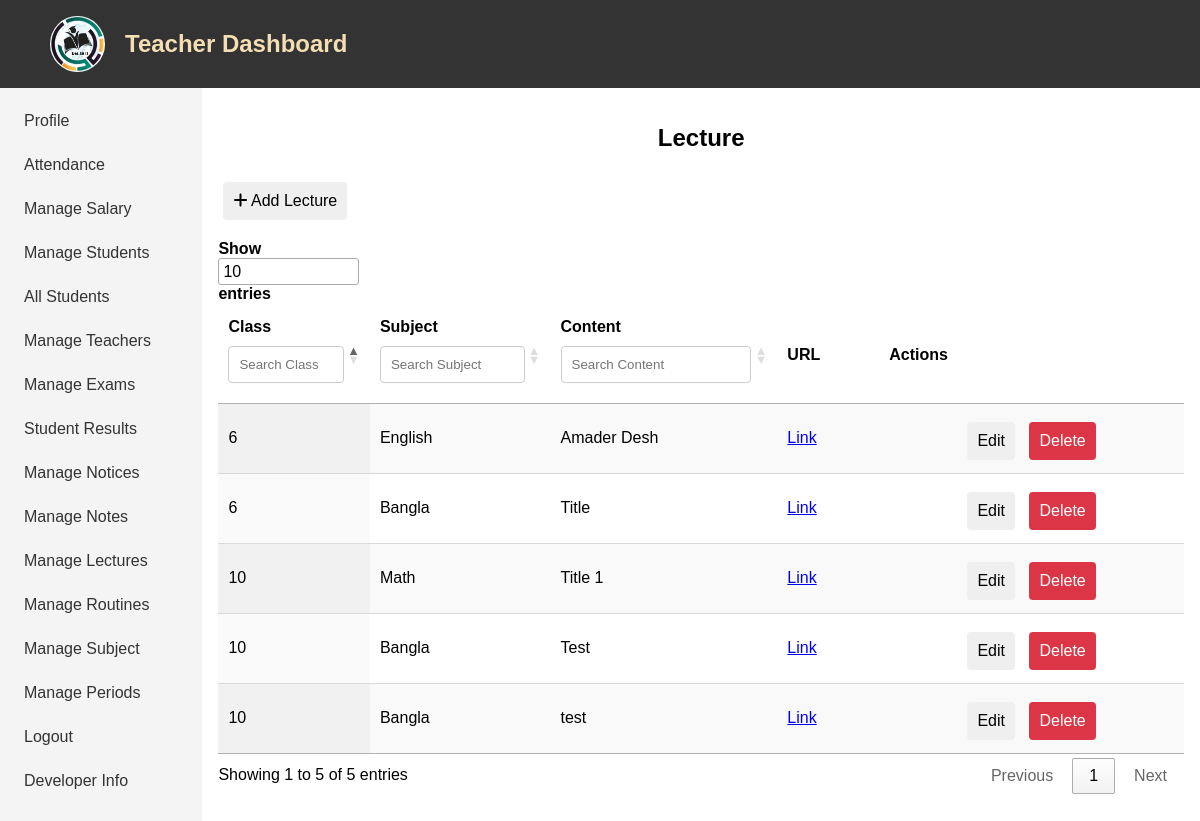
Page /manage-lecture/ (signed in) on the earlier database version.
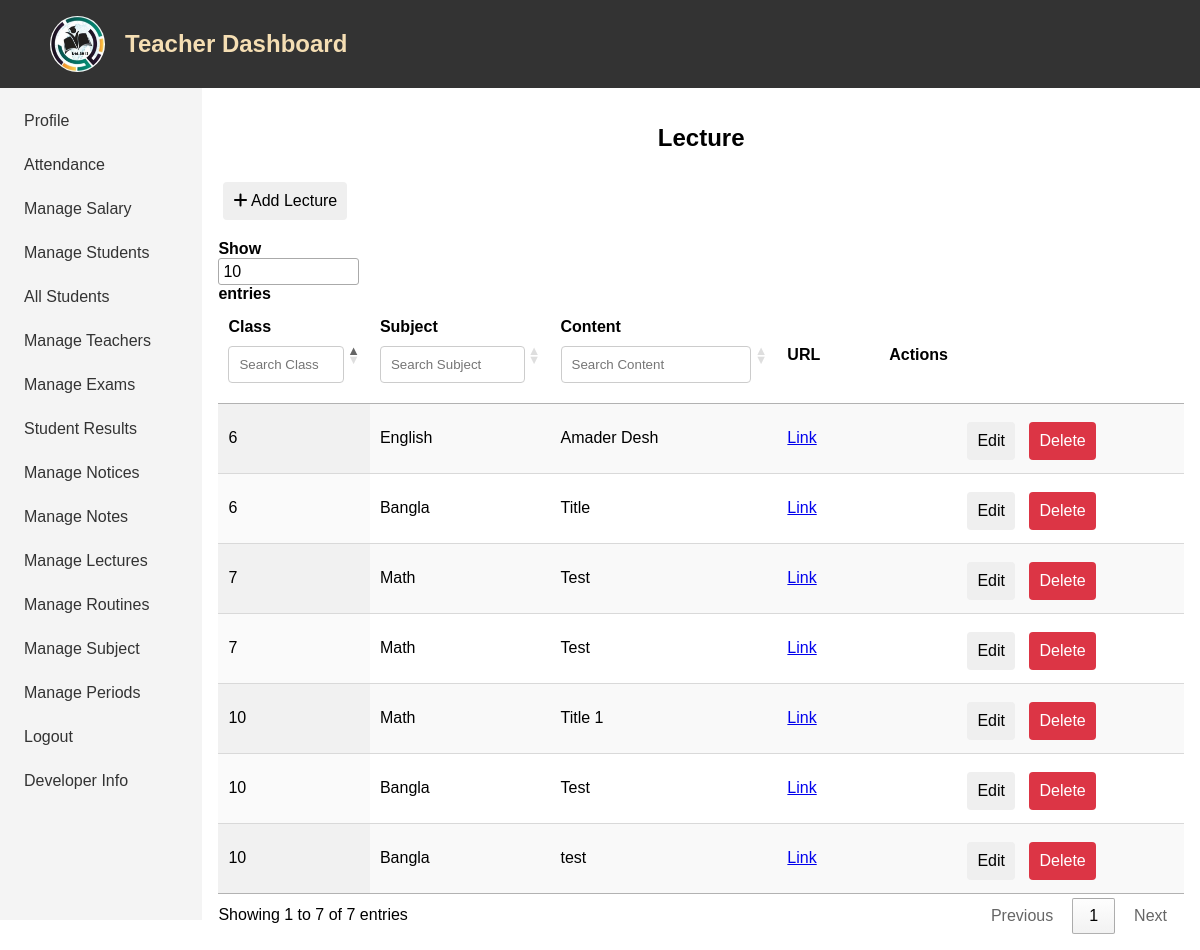
Same page on the later database version.
### app/models.py (models this page shows, shortened)
class Lectures(models.Model):
    grade = models.CharField(max_length=50)
    subject = models.CharField(max_length=100)
    content = models.TextField()
    url = models.URLField(blank=True, null=True)
    date = models.DateField(auto_now=True)
    added_by = models.ForeignKey(CustomUser, related_name='lectures_added', on_delete=models.SET_NULL, null=True, blank=True)

### app/views.py (the view)
# urls.py: path('manage-lecture/', views.manage_lecture, name='manage_lecture'),
@login_required(login_url='teacher_login')
@user_passes_test(lambda user: user.is_staff)
def manage_lecture(request):
    lectures = Lectures.objects.all()
    if request.method == 'POST':
        form = LectureForm(request.POST)
        if form.is_valid():
            data = form.save(commit=False)
            data.added_by = request.user
            data.save()
            return redirect('manage_lecture')
    else:
        form = LectureForm()
    return render(request, 'manage_lecture.html', {'form': form, 'lectures': lectures})

### app/forms.py
class LectureForm(forms.ModelForm):
    class Meta:
        model = Lectures
        fields = ['grade', 'subject', 'content', 'url']
        widgets = {
            'content': forms.TextInput(),
        }
        labels = {
            'content': 'Title',
            'grade': 'Class',
        }

### templates/manage_lecture.html (shortened to what this page needs)
{% extends 'base.html' %}
{% block content %}
<div class="main">
    <h2>Lecture</h2>
    <button id="toggleFormBtn" class="btn" style="margin-bottom: 20px;">
        <i class="fas fa-plus"></i> Add Lecture
    </button>
    <table id="dataTable" class="display">
        <thead>
            <tr>
                <th>Class</th>
                <th>Subject</th>
                <th>Content</th>
                <th>URL</th>
                <th>Actions</th>
            </tr>
        </thead>
        <tbody>
            {% for lecture in lectures %}
                <tr id="lecture-row-{{ lecture.id }}">
                    <td>{{ lecture.grade }}</td>
                    <td>{{ lecture.subject }}</td>
                    <td>{{ lecture.content }}</td>
                    <td>
                        {% if lecture.url %}
                            <a href="{{ lecture.url }}" target="_blank">Link</a>
                        {% else %}
                            N/A
                        {% endif %}
                    </td>
                    <td class="text-center">
                        <button type="button" class="btn edit-btn"
                            data-lecture-id="{{ lecture.id }}"
                            data-lecture-grade="{{ lecture.grade }}"
                            data-lecture-subject="{{ lecture.subject }}"
                            data-lecture-content="{{ lecture.content }}"
                            data-lecture-url="{{ lecture.url }}">
                        Edit</button>
                        <form method="post" action="{% url 'delete_lecture' lecture.id %}" style="display:inline;">{% csrf_token %}
                            <button type="submit" class="btn btn-danger">Delete</button>
                        </form>
                    </td>
                </tr>
            {% endfor %}
        </tbody>
    </table>
</div>
{% endblock %}

Differences in the rows shown:
added Lectures: grade "7", subject "Math", content "Test"
added Lectures: grade "7", subject "Math", content "Test"
Other differences:
text written by a page script: "Show entries Showing 1 to 5 of 5 entries Previous 1 Next" → "Show entries Showing 1 to 7 of 7 entries Previous 1 Next"
